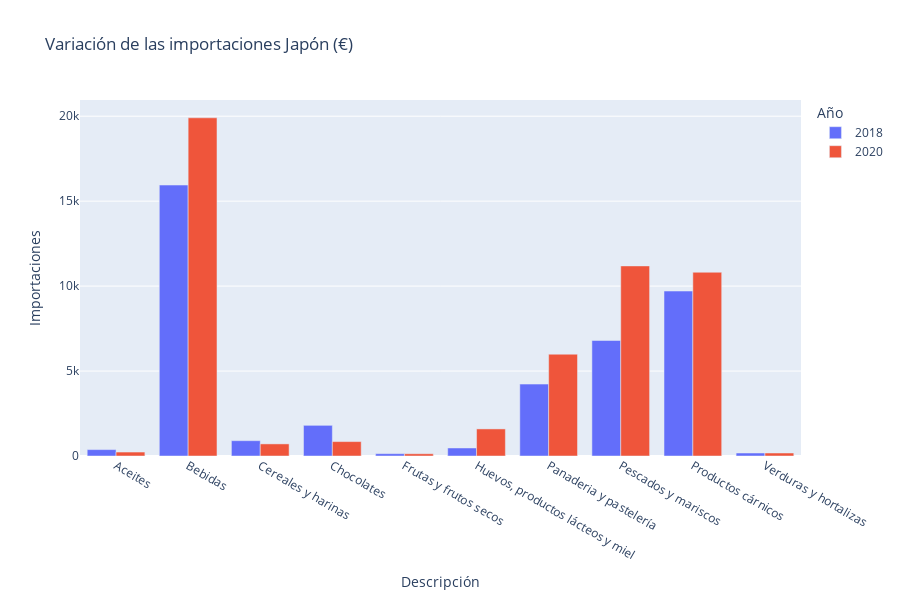

Write notebook code for a chart like this one.
### Code cell
importaciones_total (df_japon1,"Japón")

### Figure 1 — Plotly figure (JSON) as saved in the notebook; plotly's stock layout.template omitted (floating-point values rounded to 4 significant figures)
{"data": [{"alignmentgroup": "True", "hovertemplate": "Año=2018<br>Descripción=%{x}<br>Importaciones=%{y}<extra></extra>", "legendgroup": "2018", "marker": {"color": "#636efa"}, "name": "2018", "offsetgroup": "2018", "orientation": "v", "showlegend": true, "textposition": "auto", "type": "bar", "x": ["Aceites", "Bebidas", "Cereales y harinas", "Chocolates", "Frutas y frutos secos", "Huevos, productos lácteos y miel", "Panaderia y pastelería", "Pescados y mariscos", "Productos cárnicos", "Verduras y hortalizas"], "xaxis": "x", "y": [376.4, 15950.0, 901.8, 1805.0, 137.6, 472.8, 4232.0, 6799.0, 9709.0, 176.0], "yaxis": "y"}, {"alignmentgroup": "True", "hovertemplate": "Año=2020<br>Descripción=%{x}<br>Importaciones=%{y}<extra></extra>", "legendgroup": "2020", "marker": {"color": "#EF553B"}, "name": "2020", "offsetgroup": "2020", "orientation": "v", "showlegend": true, "textposition": "auto", "type": "bar", "x": ["Aceites", "Bebidas", "Cereales y harinas", "Chocolates", "Frutas y frutos secos", "Huevos, productos lácteos y miel", "Panaderia y pastelería", "Pescados y mariscos", "Productos cárnicos", "Verduras y hortalizas"], "xaxis": "x", "y": [233.3, 19910.0, 712.3, 848.3, 131.8, 1594.0, 5992.0, 11190.0, 10810.0, 176.5], "yaxis": "y"}], "layout": {"barmode": "group", "height": 600, "legend": {"title": {"text": "Año"}, "tracegroupgap": 0}, "title": {"text": "Variación de las importaciones Japón (€)"}, "xaxis": {"anchor": "y", "domain": [0, 1], "title": {"text": "Descripción"}}, "yaxis": {"anchor": "x", "domain": [0, 1], "title": {"text": "Importaciones"}}}}
